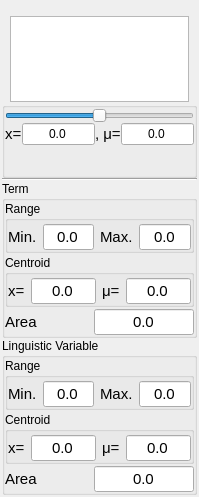
<?xml version="1.0" encoding="UTF-8"?>
<ui version="4.0">
 <class>Grapher</class>
 <widget class="QWidget" name="Grapher">
  <property name="geometry">
   <rect>
    <x>0</x>
    <y>0</y>
    <width>199</width>
    <height>497</height>
   </rect>
  </property>
  <property name="sizePolicy">
   <sizepolicy hsizetype="Preferred" vsizetype="Maximum">
    <horstretch>0</horstretch>
    <verstretch>0</verstretch>
   </sizepolicy>
  </property>
  <property name="focusPolicy">
   <enum>Qt::ClickFocus</enum>
  </property>
  <property name="contextMenuPolicy">
   <enum>Qt::DefaultContextMenu</enum>
  </property>
  <property name="windowTitle">
   <string>Form</string>
  </property>
  <layout class="QVBoxLayout" name="verticalLayout">
   <property name="spacing">
    <number>0</number>
   </property>
   <property name="margin">
    <number>2</number>
   </property>
   <item>
    <widget class="QLabel" name="lbl_name">
     <property name="text">
      <string/>
     </property>
    </widget>
   </item>
   <item>
    <layout class="QHBoxLayout" name="horizontalLayout_9">
     <property name="leftMargin">
      <number>8</number>
     </property>
     <property name="rightMargin">
      <number>8</number>
     </property>
     <item>
      <widget class="fl_gui::GuiCanvas" name="gvw_canvas">
       <property name="sizePolicy">
        <sizepolicy hsizetype="Expanding" vsizetype="Maximum">
         <horstretch>0</horstretch>
         <verstretch>0</verstretch>
        </sizepolicy>
       </property>
       <property name="focusPolicy">
        <enum>Qt::NoFocus</enum>
       </property>
       <property name="contextMenuPolicy">
        <enum>Qt::NoContextMenu</enum>
       </property>
       <property name="verticalScrollBarPolicy">
        <enum>Qt::ScrollBarAlwaysOff</enum>
       </property>
       <property name="horizontalScrollBarPolicy">
        <enum>Qt::ScrollBarAlwaysOff</enum>
       </property>
       <property name="backgroundBrush">
        <brush brushstyle="NoBrush">
         <color alpha="0">
          <red>0</red>
          <green>0</green>
          <blue>0</blue>
         </color>
        </brush>
       </property>
       <property name="foregroundBrush">
        <brush brushstyle="NoBrush">
         <color alpha="0">
          <red>0</red>
          <green>0</green>
          <blue>0</blue>
         </color>
        </brush>
       </property>
       <property name="sceneRect">
        <rectf>
         <x>0.000000000000000</x>
         <y>0.000000000000000</y>
         <width>0.000000000000000</width>
         <height>0.000000000000000</height>
        </rectf>
       </property>
       <property name="renderHints">
        <set>QPainter::Antialiasing|QPainter::HighQualityAntialiasing|QPainter::SmoothPixmapTransform|QPainter::TextAntialiasing</set>
       </property>
       <property name="resizeAnchor">
        <enum>QGraphicsView::AnchorViewCenter</enum>
       </property>
       <property name="viewportUpdateMode">
        <enum>QGraphicsView::SmartViewportUpdate</enum>
       </property>
      </widget>
     </item>
    </layout>
   </item>
   <item>
    <layout class="QVBoxLayout" name="verticalLayout_2">
     <property name="spacing">
      <number>0</number>
     </property>
     <item>
      <layout class="QVBoxLayout" name="verticalLayout_3">
       <property name="spacing">
        <number>0</number>
       </property>
       <item>
        <widget class="QGroupBox" name="grx_control">
         <property name="title">
          <string/>
         </property>
         <property name="flat">
          <bool>true</bool>
         </property>
         <layout class="QVBoxLayout" name="verticalLayout_5">
          <property name="spacing">
           <number>0</number>
          </property>
          <property name="margin">
           <number>0</number>
          </property>
          <item>
           <widget class="QSlider" name="hsl_value">
            <property name="focusPolicy">
             <enum>Qt::WheelFocus</enum>
            </property>
            <property name="contextMenuPolicy">
             <enum>Qt::NoContextMenu</enum>
            </property>
            <property name="minimum">
             <number>-100</number>
            </property>
            <property name="maximum">
             <number>100</number>
            </property>
            <property name="value">
             <number>0</number>
            </property>
            <property name="orientation">
             <enum>Qt::Horizontal</enum>
            </property>
            <property name="invertedAppearance">
             <bool>false</bool>
            </property>
           </widget>
          </item>
          <item>
           <layout class="QHBoxLayout" name="horizontalLayout">
            <item>
             <widget class="QLabel" name="lbl_x">
              <property name="font">
               <font>
                <pointsize>11</pointsize>
               </font>
              </property>
              <property name="contextMenuPolicy">
               <enum>Qt::NoContextMenu</enum>
              </property>
              <property name="text">
               <string>x=</string>
              </property>
             </widget>
            </item>
            <item>
             <widget class="QLineEdit" name="led_x">
              <property name="text">
               <string>0.0</string>
              </property>
              <property name="alignment">
               <set>Qt::AlignCenter</set>
              </property>
              <property name="readOnly">
               <bool>false</bool>
              </property>
             </widget>
            </item>
            <item>
             <widget class="QLabel" name="lbl_y">
              <property name="font">
               <font>
                <pointsize>11</pointsize>
               </font>
              </property>
              <property name="contextMenuPolicy">
               <enum>Qt::NoContextMenu</enum>
              </property>
              <property name="text">
               <string>, &amp;#956;=</string>
              </property>
              <property name="textFormat">
               <enum>Qt::RichText</enum>
              </property>
             </widget>
            </item>
            <item>
             <widget class="QLineEdit" name="led_y">
              <property name="text">
               <string>0.0</string>
              </property>
              <property name="alignment">
               <set>Qt::AlignCenter</set>
              </property>
              <property name="readOnly">
               <bool>true</bool>
              </property>
             </widget>
            </item>
           </layout>
          </item>
          <item>
           <layout class="QHBoxLayout" name="horizontalLayout_2">
            <property name="sizeConstraint">
             <enum>QLayout::SetMinAndMaxSize</enum>
            </property>
            <item>
             <widget class="QLabel" name="lbl_fuzzy">
              <property name="sizePolicy">
               <sizepolicy hsizetype="Minimum" vsizetype="Fixed">
                <horstretch>0</horstretch>
                <verstretch>0</verstretch>
               </sizepolicy>
              </property>
              <property name="minimumSize">
               <size>
                <width>0</width>
                <height>30</height>
               </size>
              </property>
              <property name="font">
               <font>
                <pointsize>11</pointsize>
               </font>
              </property>
              <property name="contextMenuPolicy">
               <enum>Qt::NoContextMenu</enum>
              </property>
              <property name="text">
               <string/>
              </property>
              <property name="alignment">
               <set>Qt::AlignCenter</set>
              </property>
              <property name="wordWrap">
               <bool>true</bool>
              </property>
             </widget>
            </item>
           </layout>
          </item>
         </layout>
        </widget>
       </item>
       <item>
        <widget class="Line" name="line_2">
         <property name="orientation">
          <enum>Qt::Horizontal</enum>
         </property>
        </widget>
       </item>
       <item>
        <widget class="QGroupBox" name="grx_term">
         <property name="title">
          <string>Term</string>
         </property>
         <property name="flat">
          <bool>false</bool>
         </property>
         <layout class="QVBoxLayout" name="verticalLayout_6">
          <property name="spacing">
           <number>2</number>
          </property>
          <property name="margin">
           <number>0</number>
          </property>
          <item>
           <widget class="QGroupBox" name="grx_term_range">
            <property name="title">
             <string>Range</string>
            </property>
            <property name="flat">
             <bool>true</bool>
            </property>
            <layout class="QHBoxLayout" name="horizontalLayout_6">
             <property name="spacing">
              <number>-1</number>
             </property>
             <property name="leftMargin">
              <number>0</number>
             </property>
             <property name="topMargin">
              <number>3</number>
             </property>
             <property name="rightMargin">
              <number>0</number>
             </property>
             <property name="bottomMargin">
              <number>0</number>
             </property>
             <item>
              <widget class="QLabel" name="lbl_term_range_min">
               <property name="font">
                <font>
                 <pointsize>11</pointsize>
                </font>
               </property>
               <property name="text">
                <string>Min.</string>
               </property>
              </widget>
             </item>
             <item>
              <widget class="QLineEdit" name="led_term_range_min">
               <property name="font">
                <font>
                 <pointsize>11</pointsize>
                </font>
               </property>
               <property name="text">
                <string>0.0</string>
               </property>
               <property name="alignment">
                <set>Qt::AlignCenter</set>
               </property>
               <property name="readOnly">
                <bool>true</bool>
               </property>
              </widget>
             </item>
             <item>
              <widget class="QLabel" name="lbl_term_range_max">
               <property name="font">
                <font>
                 <pointsize>11</pointsize>
                </font>
               </property>
               <property name="text">
                <string>Max.</string>
               </property>
              </widget>
             </item>
             <item>
              <widget class="QLineEdit" name="led_term_range_max">
               <property name="font">
                <font>
                 <pointsize>11</pointsize>
                </font>
               </property>
               <property name="text">
                <string>0.0</string>
               </property>
               <property name="alignment">
                <set>Qt::AlignCenter</set>
               </property>
               <property name="readOnly">
                <bool>true</bool>
               </property>
              </widget>
             </item>
            </layout>
           </widget>
          </item>
          <item>
           <widget class="QGroupBox" name="grx_term_centroid">
            <property name="sizePolicy">
             <sizepolicy hsizetype="Preferred" vsizetype="Maximum">
              <horstretch>0</horstretch>
              <verstretch>0</verstretch>
             </sizepolicy>
            </property>
            <property name="contextMenuPolicy">
             <enum>Qt::NoContextMenu</enum>
            </property>
            <property name="title">
             <string>Centroid</string>
            </property>
            <property name="flat">
             <bool>true</bool>
            </property>
            <layout class="QHBoxLayout" name="horizontalLayout_3">
             <property name="leftMargin">
              <number>0</number>
             </property>
             <property name="topMargin">
              <number>3</number>
             </property>
             <property name="rightMargin">
              <number>0</number>
             </property>
             <property name="bottomMargin">
              <number>0</number>
             </property>
             <item>
              <widget class="QLabel" name="lbl_x_term_centroid">
               <property name="font">
                <font>
                 <pointsize>11</pointsize>
                </font>
               </property>
               <property name="contextMenuPolicy">
                <enum>Qt::NoContextMenu</enum>
               </property>
               <property name="text">
                <string>x=</string>
               </property>
              </widget>
             </item>
             <item>
              <widget class="QLineEdit" name="led_x_term_centroid">
               <property name="font">
                <font>
                 <pointsize>11</pointsize>
                </font>
               </property>
               <property name="text">
                <string>0.0</string>
               </property>
               <property name="alignment">
                <set>Qt::AlignCenter</set>
               </property>
               <property name="readOnly">
                <bool>true</bool>
               </property>
              </widget>
             </item>
             <item>
              <widget class="QLabel" name="lbl_y_term_centroid">
               <property name="font">
                <font>
                 <pointsize>11</pointsize>
                </font>
               </property>
               <property name="contextMenuPolicy">
                <enum>Qt::NoContextMenu</enum>
               </property>
               <property name="text">
                <string>&amp;#956;=</string>
               </property>
               <property name="textFormat">
                <enum>Qt::RichText</enum>
               </property>
              </widget>
             </item>
             <item>
              <widget class="QLineEdit" name="led_y_term_centroid">
               <property name="font">
                <font>
                 <pointsize>11</pointsize>
                </font>
               </property>
               <property name="text">
                <string>0.0</string>
               </property>
               <property name="alignment">
                <set>Qt::AlignCenter</set>
               </property>
               <property name="readOnly">
                <bool>true</bool>
               </property>
              </widget>
             </item>
            </layout>
           </widget>
          </item>
          <item>
           <layout class="QHBoxLayout" name="horizontalLayout_5">
            <item>
             <widget class="QLabel" name="lbl_term_area">
              <property name="sizePolicy">
               <sizepolicy hsizetype="Preferred" vsizetype="Preferred">
                <horstretch>0</horstretch>
                <verstretch>0</verstretch>
               </sizepolicy>
              </property>
              <property name="font">
               <font>
                <pointsize>11</pointsize>
               </font>
              </property>
              <property name="text">
               <string>Area</string>
              </property>
             </widget>
            </item>
            <item>
             <widget class="QLineEdit" name="led_term_area">
              <property name="sizePolicy">
               <sizepolicy hsizetype="Expanding" vsizetype="Maximum">
                <horstretch>0</horstretch>
                <verstretch>0</verstretch>
               </sizepolicy>
              </property>
              <property name="maximumSize">
               <size>
                <width>100</width>
                <height>16777215</height>
               </size>
              </property>
              <property name="font">
               <font>
                <pointsize>11</pointsize>
               </font>
              </property>
              <property name="text">
               <string>0.0</string>
              </property>
              <property name="alignment">
               <set>Qt::AlignCenter</set>
              </property>
              <property name="readOnly">
               <bool>true</bool>
              </property>
             </widget>
            </item>
           </layout>
          </item>
         </layout>
        </widget>
       </item>
       <item>
        <widget class="QGroupBox" name="grx_lvar">
         <property name="title">
          <string>Linguistic Variable</string>
         </property>
         <layout class="QVBoxLayout" name="verticalLayout_7">
          <property name="spacing">
           <number>2</number>
          </property>
          <property name="margin">
           <number>0</number>
          </property>
          <item>
           <widget class="QGroupBox" name="grx_lvar_range">
            <property name="title">
             <string>Range</string>
            </property>
            <property name="flat">
             <bool>true</bool>
            </property>
            <layout class="QHBoxLayout" name="horizontalLayout_7">
             <property name="spacing">
              <number>-1</number>
             </property>
             <property name="leftMargin">
              <number>0</number>
             </property>
             <property name="topMargin">
              <number>3</number>
             </property>
             <property name="rightMargin">
              <number>0</number>
             </property>
             <property name="bottomMargin">
              <number>0</number>
             </property>
             <item>
              <widget class="QLabel" name="lbl_lvar_range_min">
               <property name="font">
                <font>
                 <pointsize>11</pointsize>
                </font>
               </property>
               <property name="text">
                <string>Min.</string>
               </property>
              </widget>
             </item>
             <item>
              <widget class="QLineEdit" name="led_lvar_range_min">
               <property name="font">
                <font>
                 <pointsize>11</pointsize>
                </font>
               </property>
               <property name="text">
                <string>0.0</string>
               </property>
               <property name="alignment">
                <set>Qt::AlignCenter</set>
               </property>
               <property name="readOnly">
                <bool>true</bool>
               </property>
              </widget>
             </item>
             <item>
              <widget class="QLabel" name="lbl_lvar_range_max">
               <property name="font">
                <font>
                 <pointsize>11</pointsize>
                </font>
               </property>
               <property name="text">
                <string>Max.</string>
               </property>
              </widget>
             </item>
             <item>
              <widget class="QLineEdit" name="led_lvar_range_max">
               <property name="font">
                <font>
                 <pointsize>11</pointsize>
                </font>
               </property>
               <property name="text">
                <string>0.0</string>
               </property>
               <property name="alignment">
                <set>Qt::AlignCenter</set>
               </property>
               <property name="readOnly">
                <bool>true</bool>
               </property>
              </widget>
             </item>
            </layout>
           </widget>
          </item>
          <item>
           <widget class="QGroupBox" name="grx_lvar_centroid">
            <property name="sizePolicy">
             <sizepolicy hsizetype="Preferred" vsizetype="Maximum">
              <horstretch>0</horstretch>
              <verstretch>0</verstretch>
             </sizepolicy>
            </property>
            <property name="contextMenuPolicy">
             <enum>Qt::NoContextMenu</enum>
            </property>
            <property name="title">
             <string>Centroid</string>
            </property>
            <property name="flat">
             <bool>true</bool>
            </property>
            <layout class="QHBoxLayout" name="horizontalLayout_4">
             <property name="leftMargin">
              <number>0</number>
             </property>
             <property name="topMargin">
              <number>3</number>
             </property>
             <property name="rightMargin">
              <number>0</number>
             </property>
             <property name="bottomMargin">
              <number>0</number>
             </property>
             <item>
              <widget class="QLabel" name="lbl_x_lvar_centroid">
               <property name="font">
                <font>
                 <pointsize>11</pointsize>
                </font>
               </property>
               <property name="contextMenuPolicy">
                <enum>Qt::NoContextMenu</enum>
               </property>
               <property name="text">
                <string>x=</string>
               </property>
              </widget>
             </item>
             <item>
              <widget class="QLineEdit" name="led_x_lvar_centroid">
               <property name="font">
                <font>
                 <pointsize>11</pointsize>
                </font>
               </property>
               <property name="text">
                <string>0.0</string>
               </property>
               <property name="alignment">
                <set>Qt::AlignCenter</set>
               </property>
               <property name="readOnly">
                <bool>true</bool>
               </property>
              </widget>
             </item>
             <item>
              <widget class="QLabel" name="lbl_y_lvar_centroid">
               <property name="font">
                <font>
                 <pointsize>11</pointsize>
                </font>
               </property>
               <property name="contextMenuPolicy">
                <enum>Qt::NoContextMenu</enum>
               </property>
               <property name="text">
                <string>&amp;#956;=</string>
               </property>
               <property name="textFormat">
                <enum>Qt::RichText</enum>
               </property>
              </widget>
             </item>
             <item>
              <widget class="QLineEdit" name="led_y_lvar_centroid">
               <property name="font">
                <font>
                 <pointsize>11</pointsize>
                </font>
               </property>
               <property name="text">
                <string>0.0</string>
               </property>
               <property name="alignment">
                <set>Qt::AlignCenter</set>
               </property>
               <property name="readOnly">
                <bool>true</bool>
               </property>
              </widget>
             </item>
            </layout>
           </widget>
          </item>
          <item>
           <layout class="QHBoxLayout" name="horizontalLayout_8">
            <item>
             <widget class="QLabel" name="lbl_lvar_area">
              <property name="sizePolicy">
               <sizepolicy hsizetype="Preferred" vsizetype="Maximum">
                <horstretch>0</horstretch>
                <verstretch>0</verstretch>
               </sizepolicy>
              </property>
              <property name="font">
               <font>
                <pointsize>11</pointsize>
               </font>
              </property>
              <property name="contextMenuPolicy">
               <enum>Qt::NoContextMenu</enum>
              </property>
              <property name="text">
               <string>Area</string>
              </property>
             </widget>
            </item>
            <item>
             <widget class="QLineEdit" name="led_lvar_area">
              <property name="sizePolicy">
               <sizepolicy hsizetype="Expanding" vsizetype="Maximum">
                <horstretch>0</horstretch>
                <verstretch>0</verstretch>
               </sizepolicy>
              </property>
              <property name="maximumSize">
               <size>
                <width>100</width>
                <height>16777215</height>
               </size>
              </property>
              <property name="font">
               <font>
                <pointsize>11</pointsize>
               </font>
              </property>
              <property name="text">
               <string>0.0</string>
              </property>
              <property name="alignment">
               <set>Qt::AlignCenter</set>
              </property>
              <property name="readOnly">
               <bool>true</bool>
              </property>
             </widget>
            </item>
           </layout>
          </item>
         </layout>
        </widget>
       </item>
      </layout>
     </item>
    </layout>
   </item>
   <item>
    <layout class="QHBoxLayout" name="hly_area_centroid"/>
   </item>
  </layout>
 </widget>
 <customwidgets>
  <customwidget>
   <class>fl_gui::GuiCanvas</class>
   <extends>QGraphicsView</extends>
   <header>gui/GuiCanvas.h</header>
  </customwidget>
 </customwidgets>
 <resources/>
 <connections/>
</ui>
